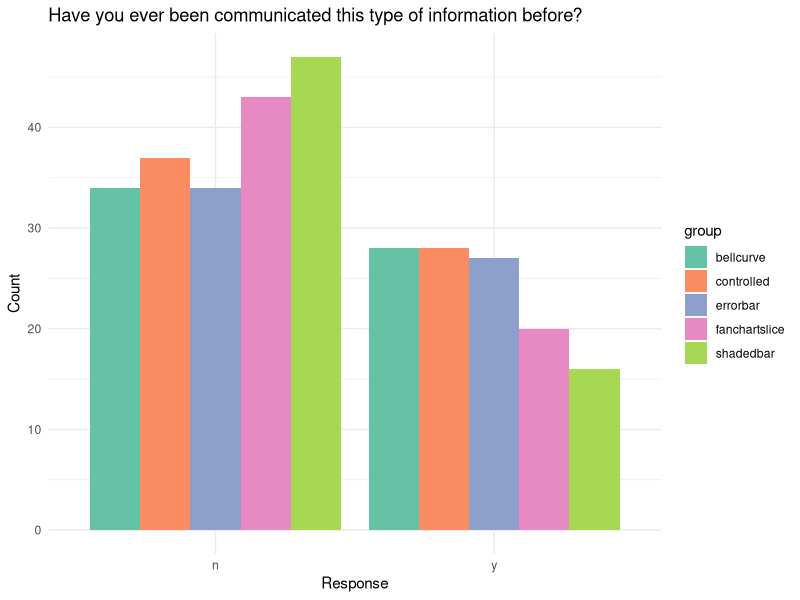
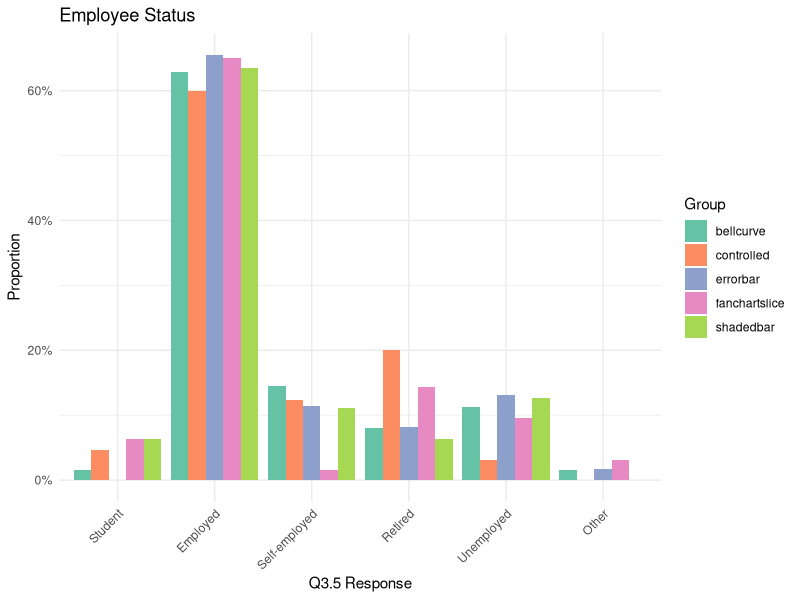
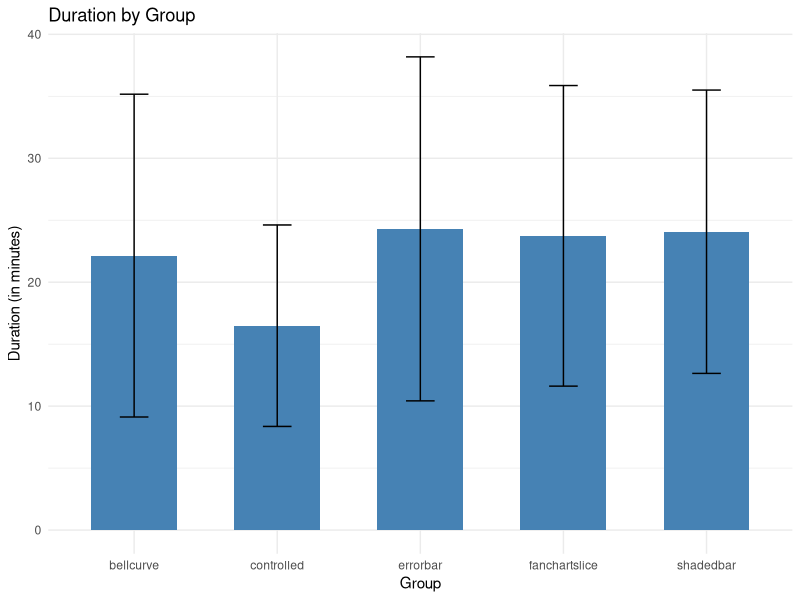
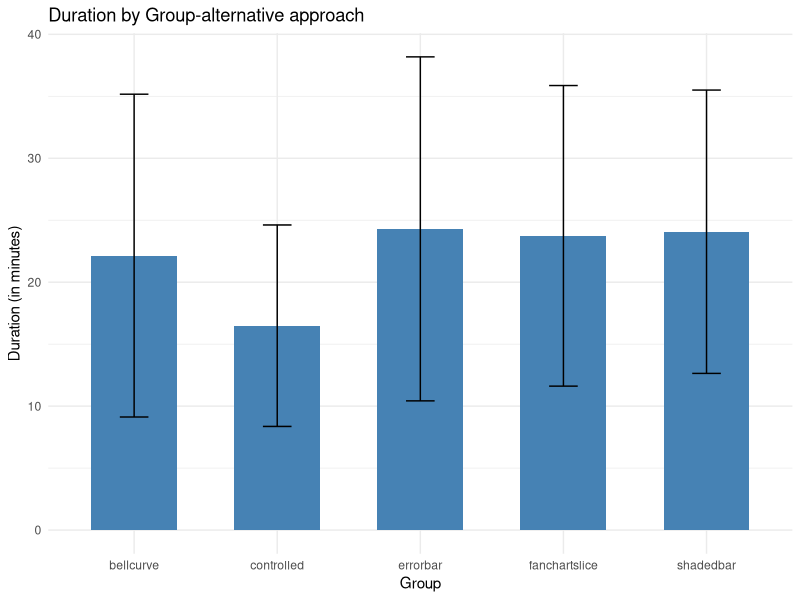

The R source for these figures, in order:
library(readr)
library(dplyr)
library(ggplot2)
library(tidyr)
exported_data <- read_csv("rawdata_value.csv")
exported_data <- subset(exported_data, select = -c(StartDate,EndDate,Status,IPAddress,Progress,Finished,RecordedDate, RecipientLastName,RecipientFirstName,
                                                   RecipientEmail,ExternalReference,LocationLatitude,LocationLongitude,DistributionChannel,UserLanguage))
rawdata_value <- subset(exported_data, select =-c(ResponseId,Q1.1,Q2.1))
rawdata_value <- rawdata_value[3:nrow(rawdata_value), ]

# rawdata_value <- rawdata_value %>%
#   mutate(group = case_when(
#     !is.na(Q4.2)  ~ 1,
#     !is.na(Q6.2)  ~ 2,
#     !is.na(Q8.2)  ~ 3,
#     !is.na(Q10.2) ~ 4,
#     !is.na(Q12.2) ~ 5
#   ))

rawdata_value <- rawdata_value %>%
  mutate(group = case_when(
    !is.na(Q4.2)  ~ 'controlled',
    !is.na(Q6.2)  ~ 'errorbar',
    !is.na(Q8.2)  ~ 'shadedbar',
    !is.na(Q10.2) ~ 'fanchartslice',
    !is.na(Q12.2) ~ 'bellcurve'
  ))

# filter treatment groups
controlled_group <- rawdata_value[!is.na(rawdata_value$Q4.2), ]
error_bar <-rawdata_value[!is.na(rawdata_value$Q6.2), ]
shaded_bar <-rawdata_value[!is.na(rawdata_value$Q8.2), ]
fanchart_slice <-rawdata_value[!is.na(rawdata_value$Q10.2), ]
bell_curve <-rawdata_value[!is.na(rawdata_value$Q12.2), ]

# adding labels to the groups
# controlled_group$group <- 1
# error_bar$group <- 2
# shaded_bar$group <- 3
# fanchart_slice$group <- 4
# bell_curve$group <- 5


# remove unnecessary columns
controlled_group = controlled_group[,grepl("^(Q3|Q4|Q5)",names(controlled_group))|names(controlled_group) %in% c("Duration (in seconds)", "group")]
error_bar = error_bar[,grepl("^(Q3|Q6|Q7)",names(error_bar))| names(error_bar) %in% c("Duration (in seconds)", "group")]
shaded_bar = shaded_bar[,grepl("^(Q3|Q8|Q9)",names(shaded_bar))| names(shaded_bar)%in% c("Duration (in seconds)", "group")]
fanchart_slice = fanchart_slice[,grepl("^(Q3|Q10|Q11)",names(fanchart_slice))| names(fanchart_slice) %in% c("Duration (in seconds)", "group")]
bell_curve = bell_curve[,grepl("^(Q3|Q12|Q13)",names(bell_curve))| names(bell_curve) %in% c("Duration (in seconds)", "group")]
# controlled_group = controlled_group[,!sapply(controlled_group, function(x) mean(is.na(x)))>0.9]

group_list <- list(
  controlled = controlled_group,
  errorbar = error_bar,
  shadedbar = shaded_bar,
  fanchartslice = fanchart_slice,
  bellcurve = bell_curve
)


data_summary <- data.frame(
  Group = names(group_list),
  Duration_mean = NA_real_,
  Duration_SD = NA_real_,
  Age_mean = NA_real_,
  Age_SD = NA_real_,
  Gender_male = NA_real_,
  Gender_female = NA_real_,
  Highest_education_mean = NA_real_
)



for (i in seq_along(group_list)) {
  df <- group_list[[i]]
  group_name <- names(group_list)[i]
  # response duration
  durations <- as.numeric(df$`Duration (in seconds)`)/60 # Convert to minutes
  
  data_summary$Duration_mean[i] <- mean(durations, na.rm = TRUE)
  data_summary$Duration_SD[i] <- sd(durations, na.rm = TRUE)
  # age
  age <- as.numeric(gsub("[^0-9.]", "", df$Q3.2))
  data_summary$Age_mean[i] <- mean(age, na.rm = TRUE)
  data_summary$Age_SD[i] <- sd(age, na.rm = TRUE)
  # gender
  data_summary$Gender_male[i]<-sum(df$`Q3.3` == "1", na.rm = TRUE)/length(df$`Q3.3`)
  data_summary$Gender_female[i]<-sum(df$`Q3.3` == "2", na.rm = TRUE)/length(df$`Q3.3`)
  # highest education
  data_summary$Highest_education_mean[i]<-mean(as.numeric(df$`Q3.4`[df$`Q3.4` !="9"]),na.rm = TRUE)
  data_summary$Highest_education_SD[i]<-sd(as.numeric(df$`Q3.4`[df$`Q3.4` !="9"]),na.rm = TRUE)
  # prior trust of official data
  q3_11 <- as.numeric(df$`Q3.11`[df$`Q3.11` !="6"])
  data_summary$prior_trust_mean[i]<-mean(q3_11,na.rm = TRUE)
  data_summary$prior_trust_SD[i]<-sd(q3_11,na.rm = TRUE)
  
  data_summary$prior_trust_6[i]<-sum(df$`Q3.11` == "6", na.rm = TRUE)
}


# alternative way to run anova (EXCLUDE 6)
q3_11_table <- rawdata_value[rawdata_value$`Q3.11` != "6", c("Q3.11", "group")]
anova_test <- aov(Q3.11 ~ group, data = q3_11_table)
summary(anova_test)


q3_11_mean <- q3_11_table %>%
  group_by(group) %>%
  summarise(q3_11_mean_value = mean(as.numeric(Q3.11), na.rm = TRUE), .groups = 'drop')

# time duration ANOVA
time_duration_table <- rawdata_value[,c("Duration (in seconds)", "group")]
time_duration_table$`Duration (in seconds)` <- as.numeric(time_duration_table$`Duration (in seconds)`)/60
anova_test <- aov(`Duration (in seconds)` ~ group, data = time_duration_table)
summary(anova_test)
# post-hoc test
tukey_test <- TukeyHSD(anova_test)
# print(tukey_test)

time_duration_summary <- time_duration_table %>%
  group_by(group) %>%
  summarise(mean_duration = mean(`Duration (in seconds)`, na.rm = TRUE), 
            sd_duration = sd(`Duration (in seconds)`, na.rm = TRUE),
            .groups = 'drop')



# checking cleaned data
# totaleducation <- rawdata_value$`Q3.4`
# clean_edu<-as.numeric(totaleducation[totaleducation !="9"])



# Q3.5 Employee Status
# alternative way of Q3.5
q3_5_table <- rawdata_value[, c("Q3.5", "group")]
q3_5_contingency <- table(q3_5_table$Q3.5, q3_5_table$group)
# print(q3_5_contingency)
# Chi-squared test
chisq.test(q3_5_contingency)
q3_5_prop  <- as.data.frame(q3_5_contingency)
# rename columns
names(q3_5_prop) <- c("Q3.5", "Group", "Count")
# calculate proportions within each group
q3_5_prop <- q3_5_prop %>%
  group_by(Group) %>%
  mutate(Proportion = Count / sum(Count))




# Actual Survey
# ==============================================================================
# ==============================================================================
# categorical
# Qxx.2
# Have you ever been communicated this type of information before?
survey_q2 <- data.frame()
survey_q2_list <- list("Q4.2","Q6.2", "Q8.2", "Q10.2", "Q12.2")

for (i in seq_along(group_list)) {
  df <- group_list[[i]]
  col <- survey_q2_list[[i]]
  temp_table <- df[, c(col, "group")]
  names(temp_table) <- c("q2_value", "group")
  survey_q2 <- rbind(survey_q2, temp_table)
}

# recode the category
survey_q2 <- survey_q2 %>%
  mutate(q2_recode = recode(q2_value,
                            "1" = "n",
                            "2" = "n",
                            "3" = "y",
                            "4" = "y"))

survey_q2_contingency <- table(survey_q2$q2_recode, survey_q2$group)

ggplot(survey_q2, aes(x = q2_recode, fill = group)) +
  geom_bar(position = "dodge") +
  labs(title = "Have you ever been communicated this type of information before?",
       x = "Response",
       y = "Count") +
  scale_fill_brewer(palette = "Set2") +
  theme_minimal()


# chi-squared test
chisq.test(survey_q2_contingency)
# chisq_result <- chisq.test(survey_q2_contingency)
# chisq_result$stdres
# chisq_result$expected

# ==============================================================================
# definitive correct answer
# responses in descending order 
# Qxx.6
# what do you think is the probability of inflation being exactly 2.6%?
survey_q6 <- data.frame()
survey_q6_list <- list("Q4.6","Q6.6", "Q8.6", "Q10.6", "Q12.6")
for (i in seq_along(group_list)) {
  df <- group_list[[i]]
  col <- survey_q6_list[[i]]
  temp_table <- df[, c(col, "group")]
  names(temp_table) <- c("q6_value", "group")
  survey_q6 <- rbind(survey_q6, temp_table)
}
# force order
# survey_q6$group <- factor(survey_q6$group, levels = c("controlled", "errorbar", "shadedbar", "fanchartslice", "bellcurve"))

survey_q6_contingency <- table(survey_q6$q6_value, survey_q6$group)
# whether one proportion differs across groups
less_than_1_per <- survey_q6_contingency[7,]
survey_q6_group_total <- colSums(survey_q6_contingency)
prop.test(less_than_1_per, survey_q6_group_total)

# ==============================================================================
# definitive correct answer
# Qxx.14
# what do you think is  the probability of inflation exceeding 2%?
survey_q14 <- data.frame()
survey_q14_list <- list("Q4.14","Q6.14", "Q8.14", "Q10.14", "Q12.14")
for (i in seq_along(group_list)) {
  df <- group_list[[i]]
  col <- survey_q14_list[[i]]
  temp_table <- df[, c(col, "group")]
  names(temp_table) <- c("q14_value", "group")
  survey_q14 <- rbind(survey_q14, temp_table)
}

survey_q14_contingency <- table(survey_q14$q14_value, survey_q14$group)
chisq.test(survey_q14_contingency)

# whether one proportion differs across groups
around_60_per <- survey_q14_contingency[3,]
survey_q14_group_total <- colSums(survey_q14_contingency)
prop.test(around_60_per, survey_q14_group_total)
pairwise.prop.test(x = around_60_per, 
                   n = survey_q14_group_total,
                   p.adjust.method = "none") #?? different correction method!
#"holm" or "BH" or "bonferroni"




# ==============================================================================
# likert-scale - mean
# Qxx.17_1
# How likely do you think it is that the inflation will be exactly 2.6%?
survey_q17 <- data.frame()
survey_q17_list <- list("Q4.17_1","Q6.17_1", "Q8.17_1", "Q10.17_1", "Q12.17_1")
for (i in seq_along(group_list)) {
  df <- group_list[[i]]
  col <- survey_q17_list[[i]]
  temp_table <- df[, c(col, "group")]
  names(temp_table) <- c("q17_value", "group")
  survey_q17 <- rbind(survey_q17, temp_table)
}
survey_q17$q17_value <- as.numeric(survey_q17$q17_value)-8
# run annova
anova_test <- aov(q17_value ~ group, data = survey_q17)
summary(anova_test)


# ==============================================================================
# q3.5 employee status plot
ggplot(q3_5_prop, aes(x = as.factor(`Q3.5`), y = Proportion, fill = Group)) +
  geom_bar(stat = "identity", position = "dodge") +
  # facet_wrap(~ Group) +
  labs(
    title = "Employee Status",
    x = "Q3.5 Response",
    y = "Proportion"
  ) +
  scale_x_discrete(labels = c(
    "1" = "Student",
    "2" = "Employed",
    "3" = "Self-employed",
    "4" = "Retired",
    "5" = "Unemployed",
    "6" = "Other"
  )) +
   scale_fill_brewer(palette = "Set2")+
  scale_y_continuous(labels = scales::percent_format(accuracy = 1)) +
  theme_minimal() +
  theme(axis.text.x = element_text(angle = 45, hjust = 1))

# response duration plot
ggplot(data_summary, aes(x = Group, y = Duration_mean)) +
  geom_bar(stat = "identity", fill = "steelblue", width = 0.6) +
  geom_errorbar(aes(ymin = Duration_mean - Duration_SD, ymax = Duration_mean + Duration_SD), width = 0.2) +
  labs(title = "Duration by Group",
       y = "Duration (in minutes)",
       x = "Group") +
  theme_minimal()

ggplot(time_duration_summary, aes(x = group, y = mean_duration)) +
  geom_bar(stat = "identity", fill = "steelblue", width = 0.6) +
  geom_errorbar(aes(ymin = mean_duration - sd_duration, ymax = mean_duration + sd_duration), width = 0.2) +
  labs(title = "Duration by Group-alternative approach",
       y = "Duration (in minutes)",
       x = "Group") +
  theme_minimal()
